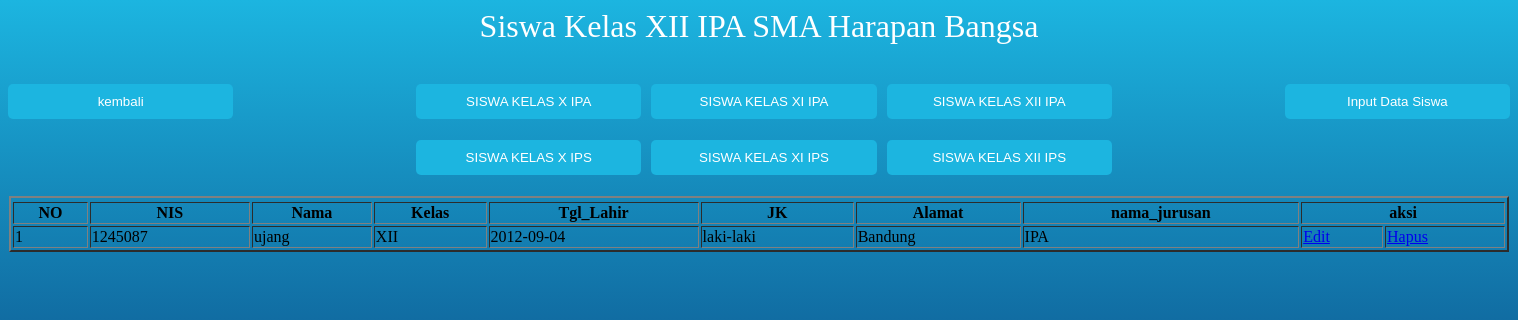
The app's page /siswa_xii_ipa.php (signed in) with its own data.
### tables this page shows
CREATE TABLE `siswa` (
  `NIS` int(11) NOT NULL,
  `nama` varchar(50) NOT NULL,
  `kelas` varchar(10) NOT NULL,
  `tgl_lahir` date NOT NULL,
  `jk` varchar(20) NOT NULL,
  `alamat` varchar(225) NOT NULL,
  `nama_jurusan` varchar(10) DEFAULT NULL
);

### userxii_ipa.php (called while the page is built, shortened)
<?php
class User {
public function showData()
	{
        $conn = new Koneksi();
        $db=$conn->metal();
		$stmt=$db->prepare("SELECT NIS,nama,kelas,tgl_lahir,jk,alamat,nama_jurusan FROM siswa where kelas='XII' AND nama_jurusan='IPA'");
		$stmt->execute();
		return $stmt;
	}
}

### siswa_xii_ipa.php (the view, shortened to what this page needs)
<?php
require 'userxii_ipa.php';
$obj = new User();
?>
<h1>Siswa Kelas XII IPA SMA Harapan Bangsa</h1>
<link rel="stylesheet" type="text/css" href="css/smp.css">
<form action = "input_siswa_sma.php" method ="POST" name="login">
<input type ="submit" class="tombol_input1" name = "submit" value = "Input Data Siswa">
<center>
<table class= 'table table-bordered table-responsive'>
 <tr>
 <tr>
 <table border="2" width="1500px" >
 <tr>
    <tr>
     <th>NO</th>
     <th>NIS</th>
     <th>Nama</th>
     <th>Kelas</th>
     <th>Tgl_Lahir</th>
     <th>JK</th>
     <th>Alamat</th>
     <th>nama_jurusan</th>
     <th colspan="5">aksi</th>
 </tr>
</center>
 <?php
$no=1;
	$data=$obj->showData();
	if($data->rowCount()>0){
	while($row=$data->fetch(PDO::FETCH_ASSOC)){
?>
<tr>
	<td><?php echo $no; ?></td>
	<td><?php echo $row['NIS']; ?></td>
	<td><?php echo $row['nama']; ?></td>
    <td><?php echo $row['kelas']; ?></td>
    <td><?php echo $row['tgl_lahir']; ?></td>
    <td><?php echo $row['jk']; ?></td>
    <td><?php echo $row['alamat']; ?></td>
    <td><?php echo $row['nama_jurusan']; ?></td>
    <td><a href="editsma.php?NIS=<?php echo $row['NIS']; ?>">Edit</a></td>
    <td><a href="proses_delete_sma.php?NIS=<?php echo $row['NIS']; ?>">Hapus</a></td>
    </tr>
    </form>
<?php
$no+=1; }
}else{
echo '<tr>
		<td> Not found</td>
    </tr>';
}
?>
<form action = "index.php" method ="POST" name="kembali">
    <input type ="submit" class="tombol_kembali" name = "kembali" value = "kembali">
    </form>
    <form action = "siswa_x_ipa.php" method ="POST" name="kelasx">
    <input type ="submit" class="tombol1" name = "kelasx" value = "SISWA KELAS X IPA">
    </form>
    <form action = "siswa_xi_ipa.php" method ="POST" name="kelasxi">
    <input type ="submit" class="tombol1" name = "kelasxi" value = "SISWA KELAS XI IPA">
    </form>
    <form action = "siswa_xii_ipa.php" method ="POST" name="Kelasxii">
    <input type ="submit" class="tombol1" name = "Kelasxii" value = "SISWA KELAS XII IPA">
    </form>
    <form action = "siswa_x_ips.php" method ="POST" name="kelasx">
    <input type ="submit" class="tombol1" name = "kelasx" value = "SISWA KELAS X IPS">
    </form>
    <form action = "siswa_xi_ips.php" method ="POST" name="kelasx">
    <input type ="submit" class="tombol1" name = "kelasx" value = "SISWA KELAS XI IPS">
    </form>
    <form action = "siswa_xii_ips.php" method ="POST" name="kelasx">
    <input type ="submit" class="tombol1" name = "kelasx" value = "SISWA KELAS XII IPS">
    </form>

### css/smp.css (style rules this page uses)
h1 { text-align: center; color: white; font-weight: 100; }
.tombol_input1 { background: #1cb5e0; color: white; font-size: 10pt; width: 15%; border: cornflowerblue; border-radius: 5px; padding: 10px 10px; margin-bottom: 5px; color :white; float:right; }
.tombol_kembali { background: #1cb5e0; color: white; font-size: 10pt; width: 15%; border: cornflowerblue; border-radius: 5px; padding: 10px 10px; margin-bottom: 5px; color :white; float:left; }
.tombol1 { background: #1cb5e0; color: white; font-size: 10pt; width: 15%; border: cornflowerblue; border-radius: 5px; padding: 10px 10px; margin-bottom: 5px; margin-left: 10px; color :white; }

### records on screen
siswa: NIS "1245087", nama "ujang", kelas "XII", tgl_lahir "2012-09-04", jk "laki-laki", alamat "Bandung", nama_jurusan "IPA"
